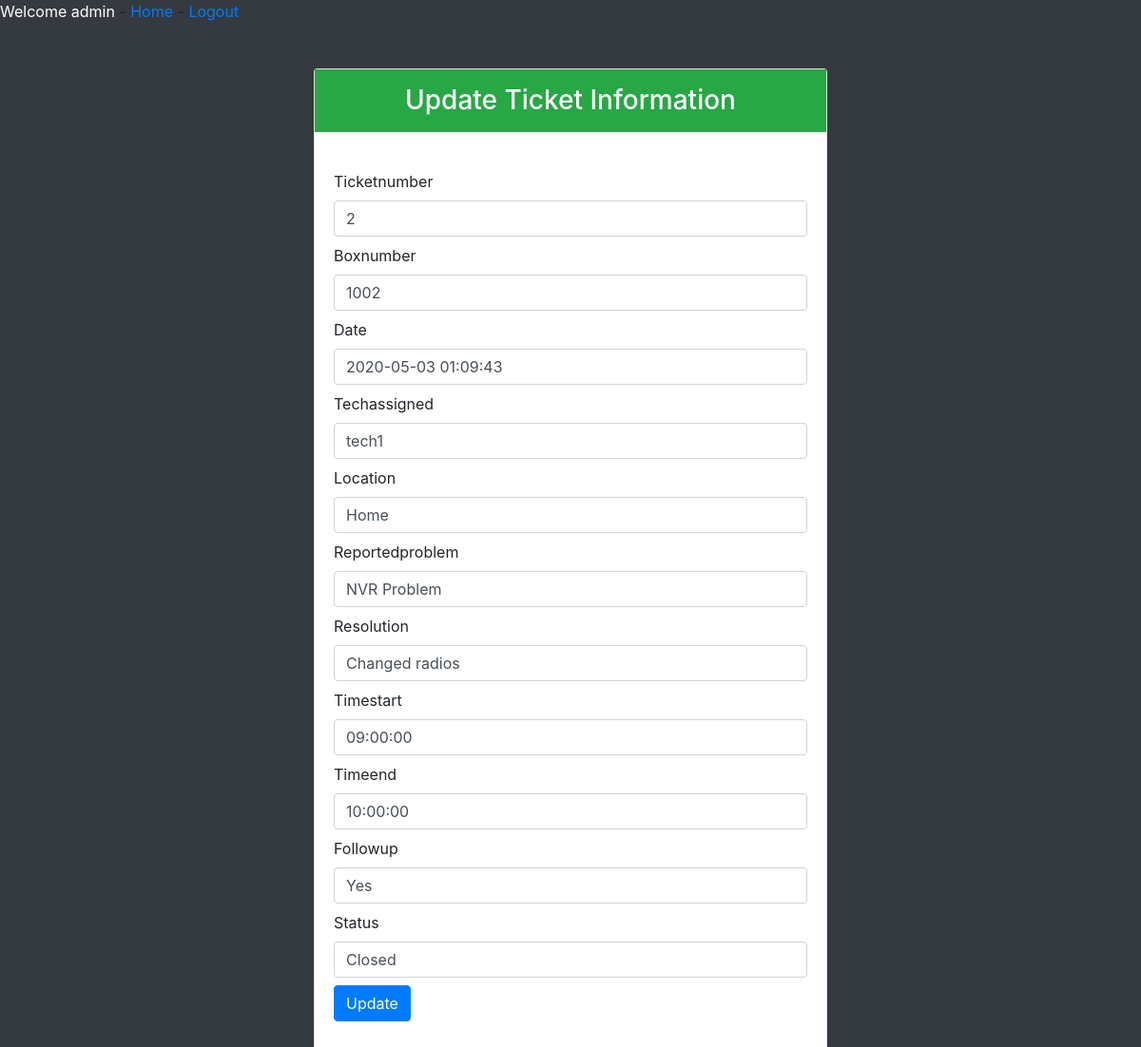
The app's page /edit_ticket.php?GetID=2 (signed in) with its own data.
### tables this page shows
CREATE TABLE tickets (
    Ticketnumber INTEGER AUTO_INCREMENT,
    Boxnumber VARCHAR(20),
    Date timestamp,
    Techassigned VARCHAR(20),
	Location VARCHAR(50),
	Reportedproblem VARCHAR(50),
	Resolution VARCHAR(254),
	Timestart time,
	Timeend time,
	Followup VARCHAR(50),
	Status VARCHAR(50),
    PRIMARY KEY (Ticketnumber),
	FOREIGN KEY (Boxnumber)
		REFERENCES boxes(Boxnumber)
		ON UPDATE RESTRICT ON DELETE RESTRICT
);

### html/edit_ticket.php (the view, shortened to what this page needs)
<?php
    if(isset($_SESSION['User']))
    {
        echo '<a style="color:white"> Welcome ' .$_SESSION['User'].'</a> - <a href="welcome.php"> Home</a> - <a href="logout.php?logout">Logout</a>';
    }
    else
    {
        header("location:index.php");
    }
?>
<?php
    require_once("connection.php");
    $Ticketnumber = $_GET['GetID'];
    $query = " select * from tickets where Ticketnumber='".$Ticketnumber."'";
    $result = mysqli_query($con,$query);
    while($row=mysqli_fetch_assoc($result))
    {
										$Ticketnumber = $row['Ticketnumber'];
                                        $Boxnumber = $row['Boxnumber'];
                                        $Date = $row['Date'];
                                        $Techassigned = $row['Techassigned'];
										$Location  = $row['Location'];
										$Reportedproblem = $row['Reportedproblem'];
										$Resolution = $row['Resolution'];
										$Timestart = $row['Timestart'];
										$Timeend = $row['Timeend'];
										$Followup = $row['Followup'];
										$Status = $row['Status'];
    }
?>
<!DOCTYPE html>
<html lang="en">
<head>
    <link rel="stylesheet" a href="css/bootstrap.css"/>
</head>
<body class="bg-dark">
        <div class="container">
            <div class="row">
                <div class="col-lg-6 m-auto">
                    <div class="card mt-5">
                        <div class="card-title">
                            <h3 class="bg-success text-white text-center py-3"> Update Ticket Information</h3>
                        </div>
                        <div class="card-body">
                            <form action="update_ticket.php?ID=<?php echo $Ticketnumber ?>" method="post">
								<label for="Ticketnumber">Ticketnumber</label><br>
                                <input type="text" class="form-control mb-2" value="<?php echo $Ticketnumber ?>" name="Ticketnumber">
								<label for="Boxnumber">Boxnumber</label><br>
                                <input type="text" class="form-control mb-2" value="<?php echo $Boxnumber  ?>" name="Boxnumber">
								<label for="Date">Date</label><br>
								<input type="text" class="form-control mb-2" value="<?php echo $Date ?>" name="Date">
								<label for="Techassigned">Techassigned</label><br>
                                <input type="text" class="form-control mb-2" value="<?php echo $Techassigned ?>" name="Techassigned">
								<label for="Location">Location</label><br>
								<input type="text" class="form-control mb-2" value="<?php echo $Location ?>" name="Location">
								<label for="Reportedproblem">Reportedproblem</label><br>
								<input type="text" class="form-control mb-2" value="<?php echo $Reportedproblem ?>" name="Reportedproblem">
								<label for="Resolution">Resolution</label><br>
								<input type="text" class="form-control mb-2" value="<?php echo $Resolution ?>" name="Resolution">
								<label for="Timestart">Timestart</label><br>
								<input type="text" class="form-control mb-2" value="<?php echo $Timestart ?>" name="Timestart">
								<label for="Timeend">Timeend</label><br>
								<input type="text" class="form-control mb-2" value="<?php echo $Timeend ?>" name="Timeend">
								<label for="Followup">Followup</label><br>
								<input type="text" class="form-control mb-2" value="<?php echo $Followup ?>" name="Followup">
								<label for="Status">Status</label><br>
								<input type="text" class="form-control mb-2" value="<?php echo $Status  ?>" name="Status">
								<button class="btn btn-primary" name="update">Update</button>
                            </form>
                        </div>
                    </div>
                </div>
            </div>
        </div>
</body>
</html>

### records on screen
tickets: Ticketnumber "2", Boxnumber "1002", Date "2020-05-03 01:09:43", Techassigned "tech1", Location "Home", Reportedproblem "NVR Problem", Resolution "Changed radios", Timestart "09:00:00", Timeend "10:00:00", Followup "Yes", Status "Closed"

### other values on screen
$_SESSION['User'] "admin"
